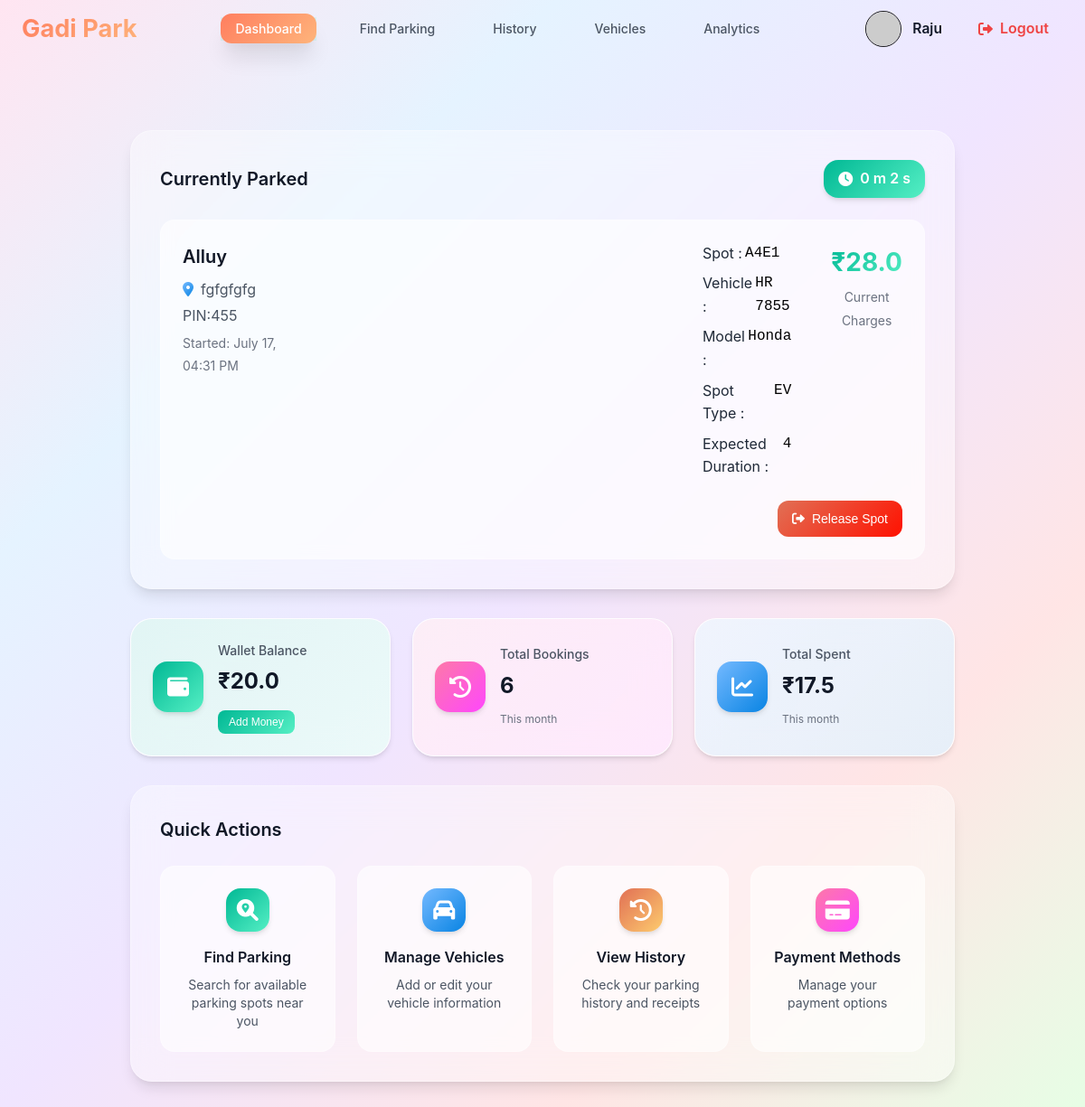
The page /user_dashboard (signed in) on the database its author committed.
### models/user.py (models this page shows, shortened)
class User(db.Model):
    __tablename__ = 'users'
    id=db.Column(db.Integer,primary_key=True)
    username=db.Column(db.String(80),unique=True,nullable=False)
    password_hash=db.Column(db.String(128),nullable=False)
    full_name=db.Column(db.String(80),nullable=True)
    is_admin=db.Column(db.Boolean,default=False)
    wallet_balance=db.Column(db.Float,default=0.00)
    total_parkings=db.Column(db.Integer,default=0)
    total_spendings=db.Column(db.Float,default=0)
    registration_date=db.Column(db.DateTime,default=db.func.current_timestamp())

### models/parking_lot.py (models this page shows, shortened)
class ParkingLot(db.Model):
    __tablename__ = 'parking_lots'
    id = db.Column(db.Integer, primary_key=True)
    name= db.Column(db.String(80), unique=True, nullable=False)
    address = db.Column(db.String(200), nullable=False)
    pincode = db.Column(db.String(10), nullable=False)
    hourly_rate = db.Column(db.Float, nullable=False)
    total_spots = db.Column(db.Integer, nullable=False)
    occupied_regular_spots = db.Column(db.Integer, default=0)
    occupied_ev_spots = db.Column(db.Integer, default=0)
    ev_spots = db.Column(db.Integer, default=0)
    ev_charging_rate = db.Column(db.Float, nullable=True)
    opening_time = db.Column(db.String(10), nullable=True)
    closing_time = db.Column(db.String(10), nullable=True)
    is_24_hours = db.Column(db.Boolean, default=False)
    description = db.Column(db.String(200), nullable=True)

### models/booking.py (models this page shows)
class Booking(db.Model):
    __tablename__ = 'bookings'
    id = db.Column(db.Integer , primary_key=True)
    user_id = db.Column(db.Integer , db.ForeignKey('users.id') ,nullable=False)
    vehicle_id = db.Column(db.Integer ,db.ForeignKey('vehicles.id') , nullable=False )
    lot_id = db.Column(db.Integer , db.ForeignKey('parking_lots.id') , nullable=False)
    spot_id = db.Column(db.Integer , db.ForeignKey('parking_spots.id') , nullable=False)
    duration = db.Column(db.Integer , default=1)
    date = db.Column(db.Date, default=datetime.utcnow().date)
    start_time = db.Column(db.DateTime , nullable=False)
    amount = db.Column(db.Float , default=0.0)
    booking_id = db.Column(db.String(50), unique=True, nullable=False)

### models/parking_spot.py (models this page shows, shortened)
class ParkingSpot(db.Model):
    __tablename__ = 'parking_spots'
    id=db.Column(db.Integer, primary_key=True)
    lot_id=db.Column(db.Integer, db.ForeignKey('parking_lots.id'), nullable=False)
    spot_number=db.Column(db.String(50), nullable=False)
    is_ev_spot=db.Column(db.Boolean, default=False)
    status=db.Column(db.String(50), default='available')

### models/vehicle.py (models this page shows, shortened)
class Vehicle(db.Model):
    __tablename__ = 'vehicles'
    id = db.Column(db.Integer, primary_key=True)
    user_id = db.Column(db.Integer, db.ForeignKey('users.id'), nullable=False)
    type = db.Column(db.String(50), nullable=False)
    model = db.Column(db.String(50),nullable=False)
    registration_number = db.Column(db.String(20),nullable=False,unique=True)
    is_ev= db.Column(db.Boolean,default=False)

### routes/user.py (the view)
@user_bp.route('/user_dashboard')
@login_required
@user_required
def user_dashboard():
    user=User.query.get(session.get('user_id'))
    booking=Booking.query.filter_by(user_id=user.id).first()
    user_history=History.query.filter_by(user_id=user.id).all()
    total_spending=0
    for i in user_history:
        total_spending+=i.total_amount_paid
    spot=None
    vehicle=None
    lot=None
    if booking:
        spot=ParkingSpot.query.get(booking.spot_id)
        vehicle=Vehicle.query.get(booking.vehicle_id)
        lot=ParkingLot.query.get(booking.lot_id)
    return render_template('user_dashboard.html',user=user,booking=booking,spot=spot,vehicle=vehicle,lot=lot,total_spending=total_spending)

### Templates/user_dashboard.html (shortened to what this page needs)
{% extends "base.html" %}
{% block style %}
<link rel="stylesheet" href="{{url_for('static',filename='css/user_dashboard.css')}}">
<link rel="stylesheet" href="https://cdnjs.cloudflare.com/ajax/libs/font-awesome/6.0.0/css/all.min.css">
{% endblock %}
{% block content %}
{% include "user_navbar.html" %}
<div class="dashboard-container">
    <div class="user-main-content">
        {% if booking %}
        <div class="active-parking-section">
            <div class="section-header">
                <h3>Currently Parked</h3>
                <div class="parking-timer">
                    <i class="fas fa-clock"></i>
                    <span id="timer">00:00:00</span>
                </div>
            </div>
            <div class="active-parking-card">
                <div class="parking-info">
                    <div class="location-details">
                        <h4>{{ lot.name  }}</h4>
                        <p><i class="fas fa-map-marker-alt"></i> {{ lot.address}}</p>
                        <p>PIN:{{lot.pincode}}</p>
                        <span class="entry-time">Started: {{ booking.start_time.strftime("%B %d, %I:%M %p")}}</span>
                    </div>
                    <div class="parking-details">
                        <div class="parking-detail-items">
                            <div class="detail-item">
                                <span>Spot :</span>
                                <span class="detail-value">{{ spot.spot_number }}</span>
                            </div>
                            <div class="detail-item">
                                <span>Vehicle :</span>
                                <span class="detail-value">{{ vehicle.registration_number }}</span>
                            </div>
                            <div class="detail-item">
                                <span>Model : </span>
                                <span class="detail-value">{{ vehicle.model }}</span>
                            </div>
                            <div class="detail-item">
                                <span>Spot Type : </span>
                                {%if spot.is_ev_spot %}
                                <span class="detail-value">EV</span>
                                {% else %}
                                <span class="detail-value">Regular</span>
                                {% endif %}
                            </div>
                            <div class="detail-item">
                                <span>Expected Duration : </span>
                                <span class="detail-value">{{ booking.duration }}</span>
                            </div>
                        </div>
                        <div class="cost-info">
                            <span class="current-cost">₹{{ booking.amount}}</span>
                            <span class="cost-label">Current Charges</span>
                        </div>
                    </div>
                </div>
                <div class="parking-actions">
                    <form id="release-form" action="{{ url_for('user_activity.release_spot') }}" method="POST">
                        <button type="submit" class="action-btn release-btn">
                            <i class="fas fa-sign-out-alt"></i>
                            Release Spot
                        </button>
                    </form>
                </div>
            </div>
        </div>
        {% endif %}
        <div class="grid-section">
            <div class="grid-card success">
                <div class="grid-icon success">
                    <i class="fas fa-wallet"></i>
                </div>
                <div class="stat-content">
                    <h4>Wallet Balance</h4>
                    <span class="stat-value">₹{{ user.wallet_balance}}</span>
                    <a href="/payment/wallet"><button class="add-money-btn">Add Money</button></a>
                </div>
            </div>
            <div class="grid-card electric">
                <div class="grid-icon electric">
                    <i class="fas fa-history"></i>
                </div>
                <div class="stat-content">
                    <h4>Total Bookings</h4>
                    <span class="stat-value">{{user.total_parkings}}</span>
                    <span class="stat-detail">This month</span>
                </div>
            </div>
            <div class="grid-card primary">
                <div class="grid-icon primary">
                    <i class="fas fa-chart-line"></i>
                </div>
                <div class="stat-content">
                    <h4>Total Spent</h4>
                    <span class="stat-value">₹{{user.total_spendings}}</span>
                    <span class="stat-detail">This month</span>
                </div>
            </div>
        </div>
        <div class="quick-actions-section">
            <div class="section-header">
                <h3>Quick Actions</h3>
            </div>
            <div class="actions-grid">
                <a href="{{ url_for('user.find_parking') }}" class="action-card">
                    <div class="action-icon find">
                        <i class="fas fa-search-location"></i>
                    </div>
                    <h4>Find Parking</h4>
                    <p>Search for available parking spots near you</p>
                </a>
                <a href="{{url_for('user.vehicle')}}" class="action-card">
                    <div class="action-icon vehicle">
                        <i class="fas fa-car"></i>
                    </div>
                    <h4>Manage Vehicles</h4>
                    <p>Add or edit your vehicle information</p>
                </a>
                <a href="{{url_for('user_activity.history')}}" class="action-card">
                    <div class="action-icon history">
                        <i class="fas fa-history"></i>
                    </div>
                    <h4>View History</h4>
                    <p>Check your parking history and receipts</p>
                </a>
                <a href="#" class="action-card">
                    <div class="action-icon payment">
                        <i class="fas fa-credit-card"></i>
                    </div>
                    <h4>Payment Methods</h4>
                    <p>Manage your payment options</p>
                </a>
            </div>
        </div>
    </div>
</div>
{% endblock %}

### Templates/user_navbar.html
{%extends "base.html" %}
{%block style%}
<link rel="stylesheet" href="{{url_for('static',filename='css/user_navbar.css')}}">
{%endblock%}
{%block content %}
{% set current_path = request.path %}
<nav class="top-navbar">
        <div class="nav-container">
            <div class="logo">
                <h2>Gadi Park</h2>
            </div>
            <ul class="nav-links">
                <li class="{% if current_path == url_for('user.user_dashboard')%}active{%endif%}"><a href="{{ url_for('user.user_dashboard') }}">Dashboard</a></li>
                <li class="{% if current_path == url_for('user.find_parking')%}active{%endif%}"><a href="{{ url_for('user.find_parking') }}">Find Parking</a></li>
                <li class="{% if current_path == url_for('user_activity.history')%}active{%endif%}"><a href="{{url_for('user_activity.history')}}">History</a></li>
                <li class="{% if current_path == url_for('user.vehicle')%}active{%endif%}"><a href="{{url_for('user.vehicle')}}">Vehicles</a></li>
                <li class="{% if current_path == url_for('user.user_charts')%}active{%endif%}"><a href="{{url_for('user.user_charts')}}">Analytics</a></li>
            </ul>
            <div class="user-actions">
                <a href="{{url_for('profile.profile')}}">
                    <div class="user-profile">
                        <div class="profile-avatar">
                            <img src="https://api.dicebear.com/9.x/open-peeps/svg?seed={{ username }}&backgroundColor=transparent&radius=50"alt="Profile Avatar"class="profile-avatar"/>
                        </div>
                        <span class="user-name">{{ user.full_name }}</span>
                    </div>
                </a>
                <a href="{{url_for('auth.logout')}}" class="logout-btn">
                    <i class="fas fa-sign-out-alt"></i>
                    <span>Logout</span>
                </a>
            </div>
        </div>
    </nav>
{%endblock%}

### Static/css/base.css (style rules this page uses)
:root { --main-gradient: linear-gradient(135deg, #ff7e5f 0%, #feb47b 100%); --gradient-blue: linear-gradient(135deg, #74b9ff 0%, #0984e3 100%); --gradient-purple: linear-gradient(135deg, #a29bfe 0%, #5044ad 100%); --gradient-pink: linear-gradient(135deg, #fd79a8 0%, #ff47fc 100%); --gradient-green: linear-gradient(135deg, #00b894 0%, #55efc4 100%); --gradient-orange: linear-gradient(135deg, #e17055 0%, #fdcb6e 100%); --gradient-red: linear-gradient(135deg, #e17055 0%, #ff1100 100%); --gradient-gray: linear-gradient(135deg, #dfe6e992 0%, #b2bec399 100%); --bg-gradient-main: linear-gradient(135deg, #FFE5F1 0%, #E5F3FF 25%, #F0E5FF 50%, #FFE5E5 75%, #E5FFE5 100%); --bg-gradient-soft: linear-gradient(135deg, #ffeaa7 0%, #fab1a0 100%); --bg-gradient-cool: linear-gradient(135deg, #a8edea 0%, #fed6e3 100%); --white: #ffffff; --gray-50: #f9fafb; --gray-100: #f3f4f6; --gray-200: #e5e7eb; --gray-300: #d1d5db; --gray-400: #9ca3af; --gray-500: #6b7280; --gray-600: #4b5563; --gray-700: #374151; --gray-800: #1f2937; --gray-900: #111827; --shadow-sm: 0 1px 2px 0 rgba(0, 0, 0, 0.05); --shadow: 0 1px 3px 0 rgba(0, 0, 0, 0.1), 0 1px 2px 0 rgba(0, 0, 0, 0.06); --shadow-md: 0 4px 6px -1px rgba(0, 0, 0, 0.1), 0 2px 4px -1px rgba(0, 0, 0, 0.06); --shadow-lg: 0 10px 15px -3px rgba(0, 0, 0, 0.1), 0 4px 6px -2px rgba(0, 0, 0, 0.05); --shadow-xl: 0 20px 25px -5px rgba(0, 0, 0, 0.1), 0 10px 10px -5px rgba(0, 0, 0, 0.04); --shadow-2xl: 0 20px 25px -5px rgba(0, 0, 0, 0.208), 0 10px 10px -5px rgba(0, 0, 0, 0.04); --radius-sm: 0.375rem; --radius: 0.5rem; --radius-md: 0.75rem; --radius-lg: 1rem; --radius-xl: 1.5rem; --radius-2xl: 2rem; --refresh-btn-color:rgb(171, 238, 255); --available-color: #10b924aa; --occupied-color: #ef4444; --ev-color: #8b5cf6; --regular-color:#ffc0cb; --border-color: #ffc0cb; --transition: all 0.3s cubic-bezier(0.4, 0, 0.2, 1); --electric-color:rgb(255, 37, 248) (0.4, 0, 0.2, 1); }
* { margin: 0; padding: 0; box-sizing: border-box; }
body { font-family: 'Inter', sans-serif; background: var(--bg-gradient-main); color: var(--gray-800); line-height: 1.6; height: 100%; }
.dashboard-container { height: 100%; width: 100%; }
.user-main-content { width: 80%; margin: 0 auto; padding: 80px 1.5rem 2rem; }
.grid-section { display: grid; grid-template-columns: 1fr 1fr 1fr; gap: 1.5rem; margin-bottom: 2rem; }
.grid-card { background: rgba(255, 255, 255, 0.8); backdrop-filter: blur(20px); border-radius: var(--radius-xl); padding: 1.5rem; display: flex; align-items: center; gap: 1rem; transition: var(--transition); border: 1px solid rgba(255, 255, 255, 0.3); box-shadow: var(--shadow-md); position: relative; overflow: hidden; }
.grid-card::before { content: ''; position: absolute; top: 0; left: 0; right: 0; bottom: 0; opacity: 0.1; z-index: -1; }
.grid-card.primary::before { background: var(--gradient-blue); }
.grid-card.success::before { background: var(--gradient-green); }
.grid-card.electric::before { background: var(--gradient-pink); }
.grid-icon { width: 3.5rem; height: 3.5rem; border-radius: var(--radius-lg); display: flex; align-items: center; justify-content: center; font-size: 1.5rem; color: white; box-shadow: var(--shadow-md); }
.grid-card.primary .grid-icon { background: var(--gradient-blue); }
.grid-card.success .grid-icon { background: var(--gradient-green); }
.grid-card.electric .grid-icon { background: var(--gradient-pink); }
.active { background: rgba(17, 255, 176, 0.1); color: #10b981; }

### rows shown on the page
User: full_name "Raju", wallet_balance "20.0", total_parkings "6", total_spendings "17.5"
ParkingLot: name "Alluy", address "fgfgfgfg", pincode "455"
Booking: start_time "July 17, 04:31 PM", duration "4", amount "28.0"
ParkingSpot: spot_number "A4E1"
Vehicle: registration_number "HR 7855", model "Honda"
